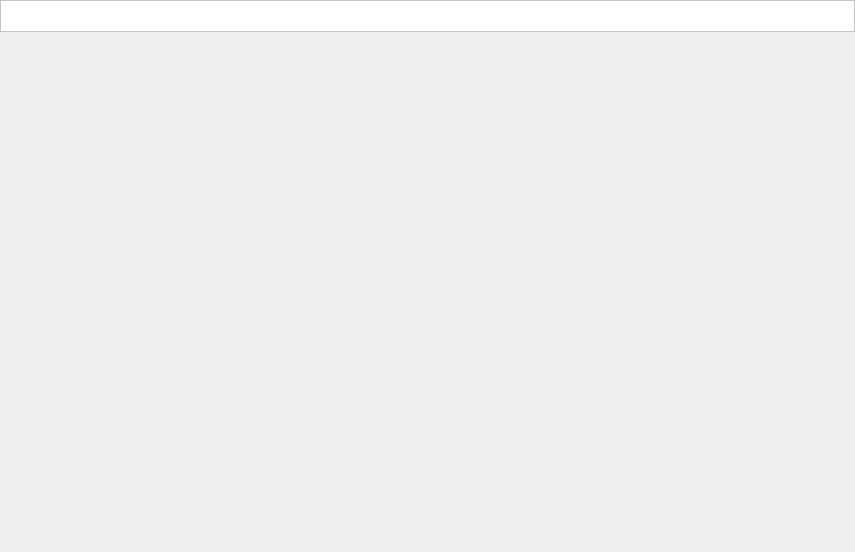
<?xml version="1.0" encoding="UTF-8"?>
<ui version="4.0">
 <class>UrielImageViewer</class>
 <widget class="QDialog" name="UrielImageViewer">
  <property name="geometry">
   <rect>
    <x>0</x>
    <y>0</y>
    <width>855</width>
    <height>552</height>
   </rect>
  </property>
  <property name="windowTitle">
   <string>UrielImageViewer</string>
  </property>
  <layout class="QVBoxLayout" name="verticalLayout">
   <property name="spacing">
    <number>0</number>
   </property>
   <property name="leftMargin">
    <number>0</number>
   </property>
   <property name="topMargin">
    <number>0</number>
   </property>
   <property name="rightMargin">
    <number>0</number>
   </property>
   <property name="bottomMargin">
    <number>0</number>
   </property>
   <item>
    <widget class="QFrame" name="frame">
     <property name="palette">
      <palette>
       <active>
        <colorrole role="Base">
         <brush brushstyle="SolidPattern">
          <color alpha="255">
           <red>255</red>
           <green>255</green>
           <blue>255</blue>
          </color>
         </brush>
        </colorrole>
        <colorrole role="Window">
         <brush brushstyle="SolidPattern">
          <color alpha="255">
           <red>255</red>
           <green>255</green>
           <blue>255</blue>
          </color>
         </brush>
        </colorrole>
       </active>
       <inactive>
        <colorrole role="Base">
         <brush brushstyle="SolidPattern">
          <color alpha="255">
           <red>255</red>
           <green>255</green>
           <blue>255</blue>
          </color>
         </brush>
        </colorrole>
        <colorrole role="Window">
         <brush brushstyle="SolidPattern">
          <color alpha="255">
           <red>255</red>
           <green>255</green>
           <blue>255</blue>
          </color>
         </brush>
        </colorrole>
       </inactive>
       <disabled>
        <colorrole role="Base">
         <brush brushstyle="SolidPattern">
          <color alpha="255">
           <red>255</red>
           <green>255</green>
           <blue>255</blue>
          </color>
         </brush>
        </colorrole>
        <colorrole role="Window">
         <brush brushstyle="SolidPattern">
          <color alpha="255">
           <red>255</red>
           <green>255</green>
           <blue>255</blue>
          </color>
         </brush>
        </colorrole>
       </disabled>
      </palette>
     </property>
     <property name="autoFillBackground">
      <bool>true</bool>
     </property>
     <property name="frameShape">
      <enum>QFrame::StyledPanel</enum>
     </property>
     <property name="frameShadow">
      <enum>QFrame::Raised</enum>
     </property>
     <layout class="QHBoxLayout" name="horizontalLayout">
      <property name="leftMargin">
       <number>0</number>
      </property>
      <property name="topMargin">
       <number>0</number>
      </property>
      <property name="rightMargin">
       <number>0</number>
      </property>
      <property name="bottomMargin">
       <number>0</number>
      </property>
      <item>
       <widget class="QToolButton" name="openAct">
        <property name="minimumSize">
         <size>
          <width>30</width>
          <height>30</height>
         </size>
        </property>
        <property name="maximumSize">
         <size>
          <width>30</width>
          <height>30</height>
         </size>
        </property>
        <property name="text">
         <string/>
        </property>
        <property name="icon">
         <iconset resource="../../../UrielQtFramework.qrc">
          <normaloff>:/Expense/Resources/Expense/open.png</normaloff>:/Expense/Resources/Expense/open.png</iconset>
        </property>
        <property name="iconSize">
         <size>
          <width>28</width>
          <height>28</height>
         </size>
        </property>
        <property name="autoRaise">
         <bool>true</bool>
        </property>
       </widget>
      </item>
      <item>
       <widget class="QToolButton" name="saveAsAct">
        <property name="minimumSize">
         <size>
          <width>30</width>
          <height>30</height>
         </size>
        </property>
        <property name="maximumSize">
         <size>
          <width>30</width>
          <height>30</height>
         </size>
        </property>
        <property name="text">
         <string/>
        </property>
        <property name="icon">
         <iconset resource="../../../UrielQtFramework.qrc">
          <normaloff>:/Expense/Resources/Expense/saveas.png</normaloff>:/Expense/Resources/Expense/saveas.png</iconset>
        </property>
        <property name="iconSize">
         <size>
          <width>28</width>
          <height>28</height>
         </size>
        </property>
        <property name="autoRaise">
         <bool>true</bool>
        </property>
       </widget>
      </item>
      <item>
       <widget class="QToolButton" name="printAct">
        <property name="minimumSize">
         <size>
          <width>30</width>
          <height>30</height>
         </size>
        </property>
        <property name="maximumSize">
         <size>
          <width>30</width>
          <height>30</height>
         </size>
        </property>
        <property name="text">
         <string/>
        </property>
        <property name="icon">
         <iconset resource="../../../UrielQtFramework.qrc">
          <normaloff>:/Expense/Resources/Expense/print.png</normaloff>:/Expense/Resources/Expense/print.png</iconset>
        </property>
        <property name="iconSize">
         <size>
          <width>28</width>
          <height>28</height>
         </size>
        </property>
        <property name="autoRaise">
         <bool>true</bool>
        </property>
       </widget>
      </item>
      <item>
       <widget class="QToolButton" name="copyAct">
        <property name="minimumSize">
         <size>
          <width>30</width>
          <height>30</height>
         </size>
        </property>
        <property name="maximumSize">
         <size>
          <width>30</width>
          <height>30</height>
         </size>
        </property>
        <property name="text">
         <string/>
        </property>
        <property name="icon">
         <iconset resource="../../../UrielQtFramework.qrc">
          <normaloff>:/Expense/Resources/Expense/copy.png</normaloff>:/Expense/Resources/Expense/copy.png</iconset>
        </property>
        <property name="iconSize">
         <size>
          <width>28</width>
          <height>28</height>
         </size>
        </property>
        <property name="autoRaise">
         <bool>true</bool>
        </property>
       </widget>
      </item>
      <item>
       <widget class="QToolButton" name="pasteAct">
        <property name="minimumSize">
         <size>
          <width>30</width>
          <height>30</height>
         </size>
        </property>
        <property name="maximumSize">
         <size>
          <width>30</width>
          <height>30</height>
         </size>
        </property>
        <property name="text">
         <string/>
        </property>
        <property name="icon">
         <iconset resource="../../../UrielQtFramework.qrc">
          <normaloff>:/Expense/Resources/Expense/paste.png</normaloff>:/Expense/Resources/Expense/paste.png</iconset>
        </property>
        <property name="iconSize">
         <size>
          <width>28</width>
          <height>28</height>
         </size>
        </property>
        <property name="autoRaise">
         <bool>true</bool>
        </property>
       </widget>
      </item>
      <item>
       <widget class="QToolButton" name="zoomInAct">
        <property name="minimumSize">
         <size>
          <width>30</width>
          <height>30</height>
         </size>
        </property>
        <property name="maximumSize">
         <size>
          <width>30</width>
          <height>30</height>
         </size>
        </property>
        <property name="text">
         <string/>
        </property>
        <property name="icon">
         <iconset resource="../../../UrielQtFramework.qrc">
          <normaloff>:/Expense/Resources/Expense/zoom_in.png</normaloff>:/Expense/Resources/Expense/zoom_in.png</iconset>
        </property>
        <property name="iconSize">
         <size>
          <width>28</width>
          <height>28</height>
         </size>
        </property>
        <property name="autoRaise">
         <bool>true</bool>
        </property>
       </widget>
      </item>
      <item>
       <widget class="QToolButton" name="zoomOutAct">
        <property name="minimumSize">
         <size>
          <width>30</width>
          <height>30</height>
         </size>
        </property>
        <property name="maximumSize">
         <size>
          <width>30</width>
          <height>30</height>
         </size>
        </property>
        <property name="text">
         <string/>
        </property>
        <property name="icon">
         <iconset resource="../../../UrielQtFramework.qrc">
          <normaloff>:/Expense/Resources/Expense/zoom_out.png</normaloff>:/Expense/Resources/Expense/zoom_out.png</iconset>
        </property>
        <property name="iconSize">
         <size>
          <width>28</width>
          <height>28</height>
         </size>
        </property>
        <property name="autoRaise">
         <bool>true</bool>
        </property>
       </widget>
      </item>
      <item>
       <widget class="QToolButton" name="normalSizeAct">
        <property name="minimumSize">
         <size>
          <width>30</width>
          <height>30</height>
         </size>
        </property>
        <property name="maximumSize">
         <size>
          <width>30</width>
          <height>30</height>
         </size>
        </property>
        <property name="text">
         <string/>
        </property>
        <property name="icon">
         <iconset resource="../../../UrielQtFramework.qrc">
          <normaloff>:/Expense/Resources/Expense/bt_action_normal_size.png</normaloff>:/Expense/Resources/Expense/bt_action_normal_size.png</iconset>
        </property>
        <property name="iconSize">
         <size>
          <width>28</width>
          <height>28</height>
         </size>
        </property>
        <property name="autoRaise">
         <bool>true</bool>
        </property>
       </widget>
      </item>
      <item>
       <widget class="QToolButton" name="fitToWindowAct">
        <property name="minimumSize">
         <size>
          <width>30</width>
          <height>30</height>
         </size>
        </property>
        <property name="maximumSize">
         <size>
          <width>30</width>
          <height>30</height>
         </size>
        </property>
        <property name="text">
         <string/>
        </property>
        <property name="icon">
         <iconset resource="../../../UrielQtFramework.qrc">
          <normaloff>:/Expense/Resources/Expense/fitToWindow.png</normaloff>:/Expense/Resources/Expense/fitToWindow.png</iconset>
        </property>
        <property name="iconSize">
         <size>
          <width>28</width>
          <height>28</height>
         </size>
        </property>
        <property name="checkable">
         <bool>true</bool>
        </property>
        <property name="checked">
         <bool>false</bool>
        </property>
        <property name="autoRaise">
         <bool>true</bool>
        </property>
       </widget>
      </item>
      <item>
       <spacer name="horizontalSpacer">
        <property name="orientation">
         <enum>Qt::Horizontal</enum>
        </property>
        <property name="sizeHint" stdset="0">
         <size>
          <width>490</width>
          <height>20</height>
         </size>
        </property>
       </spacer>
      </item>
      <item>
       <widget class="QToolButton" name="exitAct">
        <property name="minimumSize">
         <size>
          <width>30</width>
          <height>30</height>
         </size>
        </property>
        <property name="maximumSize">
         <size>
          <width>30</width>
          <height>30</height>
         </size>
        </property>
        <property name="text">
         <string/>
        </property>
        <property name="icon">
         <iconset resource="../../../UrielQtFramework.qrc">
          <normaloff>:/Mainwindow/Resources/UrielQtFramework/close5.png</normaloff>:/Mainwindow/Resources/UrielQtFramework/close5.png</iconset>
        </property>
        <property name="iconSize">
         <size>
          <width>28</width>
          <height>28</height>
         </size>
        </property>
        <property name="autoRaise">
         <bool>true</bool>
        </property>
       </widget>
      </item>
     </layout>
    </widget>
   </item>
   <item>
    <widget class="QScrollArea" name="scrollArea">
     <property name="sizePolicy">
      <sizepolicy hsizetype="Expanding" vsizetype="MinimumExpanding">
       <horstretch>0</horstretch>
       <verstretch>0</verstretch>
      </sizepolicy>
     </property>
     <property name="frameShape">
      <enum>QFrame::NoFrame</enum>
     </property>
     <property name="widgetResizable">
      <bool>true</bool>
     </property>
     <widget class="QWidget" name="scrollAreaWidgetContents">
      <property name="geometry">
       <rect>
        <x>0</x>
        <y>0</y>
        <width>855</width>
        <height>520</height>
       </rect>
      </property>
     </widget>
    </widget>
   </item>
  </layout>
 </widget>
 <layoutdefault spacing="6" margin="11"/>
 <resources>
  <include location="../../../UrielQtFramework.qrc"/>
 </resources>
 <connections/>
</ui>
